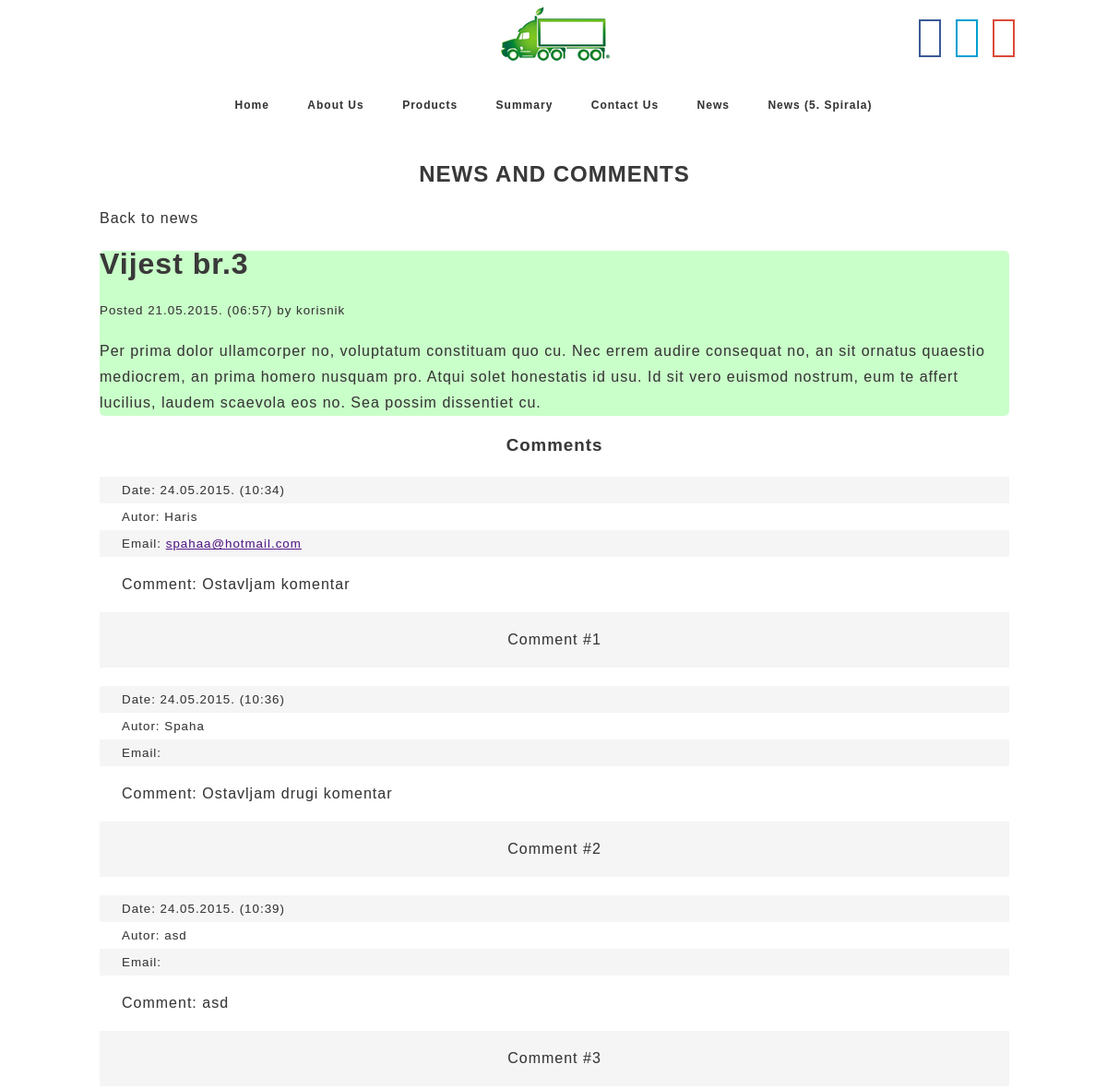
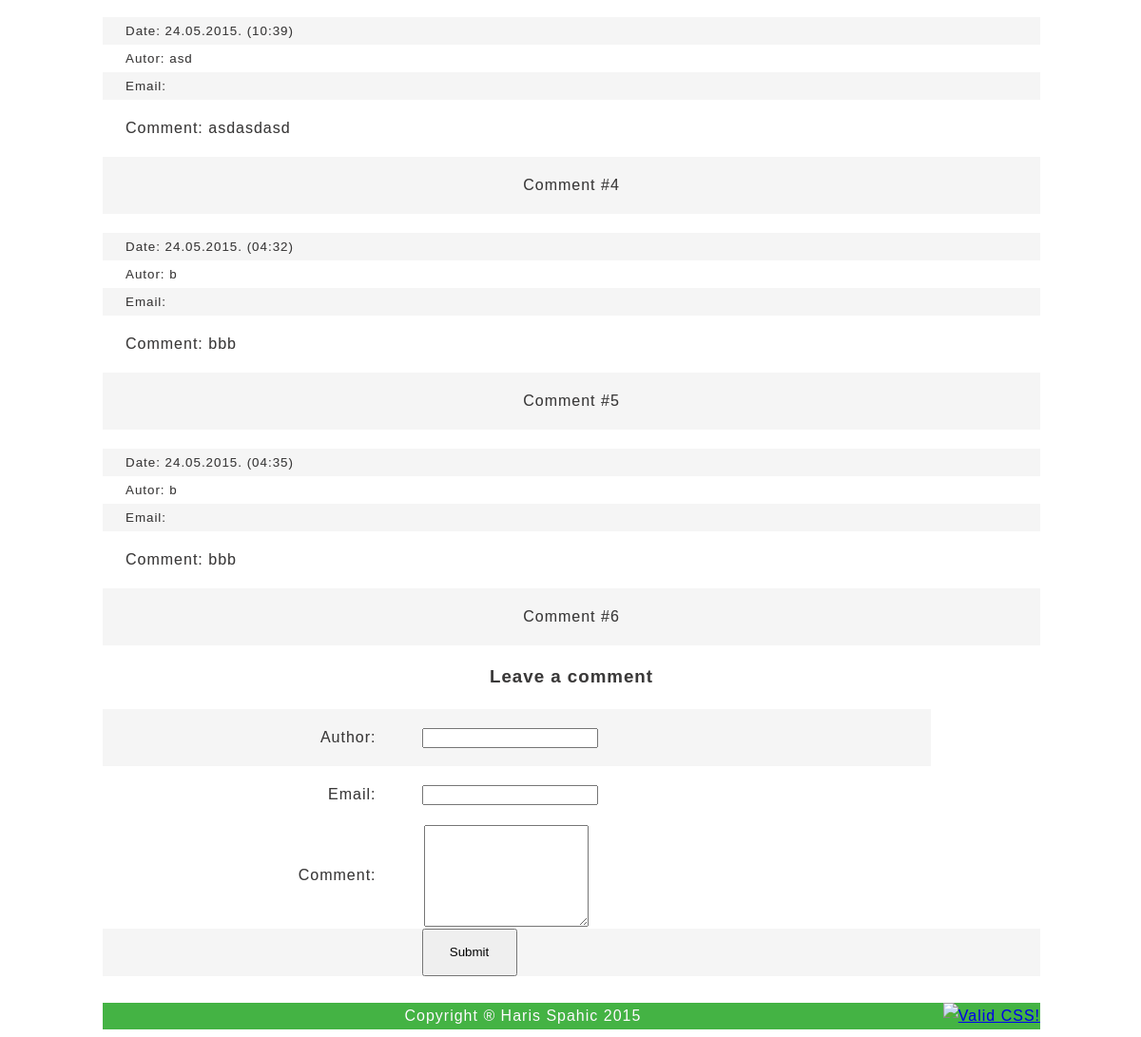
Screenshot of /pages/novost.php?id=3 with the database file from the repository (2 pictures, top to bottom).
### tables this page shows
CREATE TABLE IF NOT EXISTS `vijest` (
  `id` int(11) NOT NULL AUTO_INCREMENT,
  `naslov` varchar(100) NOT NULL,
  `tekst` text NOT NULL,
  `autor` varchar(20) NOT NULL,
  `vrijeme` timestamp NOT NULL,
  PRIMARY KEY (`id`)
);

CREATE TABLE IF NOT EXISTS `komentar` (
  `id` int(11) NOT NULL AUTO_INCREMENT,
  `vijest` int(11) NOT NULL,
  `tekst` text NOT NULL,
  `autor` varchar(20) NOT NULL,
  `email` varchar(50) NOT NULL,
  `vrijeme` timestamp NOT NULL,
  PRIMARY KEY (`id`),
  KEY `vijest` (`vijest`)
);

### pages/novost.php (the view, shortened to what this page needs)
<!DOCTYPE html>
<html>
<head>
<link rel="stylesheet" type="text/css" href="../css/stajl.css">
</head>
<body id='tijelo'>
<div class='container'>
  <div class='row1'><i class='icon-facebook'></i><i class='icon-twitter'></i><i class='icon-googleplus'></i></div>
</div>
<div class="navigator">
<div class="divlogo"><img class="logo" src="../images/logo.png" alt="/"></div>
<nav>
		<ul class="menulista">
			<li onclick='vratiNaStranicu("../index.php")'><a>Home</a></li>
			<li onclick='otvori("pages/about1.html")'><a>About Us</a></li>
			<li onmouseover="showMenu()" onmouseout="hideMenu()" onclick='otvori("pages/products1.html")'><a>Products</a>
			</li>
			<li onclick='otvori("pages/summary1.html")'><a>Summary</a></li>
			<li onclick='otvori("pages/contact1.php")'><a >Contact Us</a></li>
			<li onclick='otvori("pages/news.php")'><a>News</a></li>
			<li onclick='vratiNaStranicu("../pages/news2.php")'><a>News (5. Spirala)</a></li>
		</ul>
	</nav>
</div>
<div id="sadrzaj" class="sadrzaj">
 <h2 class='komentar_zaglavlje'>NEWS AND COMMENTS</h2>
	<div class='div_klik' onclick="vratiNaStranicu('news2.php');">Back to news</div>
    <?php
	$brojac=0;
		if(isset($_GET['id'])){
       $veza = new PDO("mysql:dbname=wt8;host=localhost;charset=utf8", "wt8user", "wt8pass");
       $veza->exec("set names utf8");
       $rezultat = $veza->query("select id, naslov, tekst, UNIX_TIMESTAMP(vrijeme) vrijeme2, autor from vijest where id=".$_GET['id']);
       foreach ($rezultat as $vijest) {
	   print "<div class='jedna_novost'>";
          print "<h1>".$vijest['naslov']."</h1>".
      "<small>Posted ".date("d.m.Y. (h:i)", $vijest['vrijeme2'])." by ".$vijest['autor']."</small>".
      "<p>".$vijest['tekst']."</p>";
      $rezultatKomentari = $veza->query("select id, vijest, tekst, autor,email, UNIX_TIMESTAMP(vrijeme) vrijeme2 FROM komentar WHERE vijest= ".$vijest['id']);
	  print "</div>
	  <h3 class='komentar_zaglavlje'>Comments</h3>";
	  $brojac=0;
      foreach ($rezultatKomentari as $komentar) {
		  $brojac++;
          print  "<table class='tabela_komentari' id='".$brojac."'><tr><td><small>Date: ".date("d.m.Y. (h:i)", $komentar['vrijeme2'])."</small></td></tr>".
                 "<tr><td><small>Autor: ".$komentar['autor']."</small></td></tr>".
				 "<tr><td><small>Email: <a href=''>".$komentar['email']."</a></td></tr></small>".
                 "<tr><td><p>Comment: ".$komentar['tekst']."</p></td></tr>".
				 "<tr><td><p class='broj_komentara'>Comment #".$brojac."</p></td></tr>".
				 "</table>"
				 ;
   }
	}
	print "<h3 class='komentar_zaglavlje'>Leave a comment</h3>";
	print "<div class='ostavljanje_komentara'><table ><form action='#".$brojac."' method='post'>
  <tr><td><p class='pe'>Author: </p></td><td><input class='inp' type='text' name='autorr' id='autorr'></td></tr>
  <tr><td><p class='pe'>Email: </p></td><td><input type='text' name='emaill' id='emaill'></td></tr>
  <input type='hidden' name='id' id='id' >
  <tr><td><p class='pe'>Comment: </p></td><td><textarea name='komentarr' id='komentarr'>
  </textarea></td></tr>
  <tr><td></td><td><input id='button_submit' type='submit' name='dodajj'></td><td></td></tr>
</form></table></div>";
		}
    ?>
	<br>
	<footer class="footer">Copyright &reg; Haris Spahic 2015
		<p class="validator">
					<a href="http://jigsaw.w3.org/css-validator/check/referer">
						<img style="border:0;width:88px;height:31px"
							src="http://jigsaw.w3.org/css-validator/images/vcss-blue"
							alt="Valid CSS!" />
						</a>
					</p></footer>
	</div>
  </body>
</html>

### css/stajl.css (style rules this page uses)
*, *:after, *:before { -moz-box-sizing: border-box; -webkit-box-sizing: border-box; box-sizing: border-box; }
body { font-family: 'Source Sans Pro', sans-serif,'Lucida Grande', 'Helvetica Neue', Helvetica, Arial, sans-serif; font-size: 12pt; line-height: 1.75em; font-weight: 300; letter-spacing: 1px; text-align: left; color: #3a3939; text-shadow: 0 0 0.5px rgba(58,57,57,0.25); background-color: white; }
.navigator { text-align: center; }
.menulista { text-align: center; display: block; margin: 0; padding: 15px 4px 17px 0; list-style: none; overflow: hidden; clear: both; transition: 1s; }
.menulista li { text-align: center; font: bold 12px/18px sans-serif; display: inline-block; margin-right: -4px; position: relative; padding: 15px 20px; background: rgba(17, 101, 13, 0); cursor: pointer; }
.menulista a { text-align: center; color:rgba(11, 11, 11, 0.78); text-decoration: none; }
.menulista li { transition: 0.3s; }
.sadrzaj { top:20px; height: auto; display: block; overflow:inherit; margin-left: 100px; margin-right: 98px; }
.aboutus_div h1,p { top: 0px; text-align: left; }
.navigator { display: inline; width: 500px; overflow:hidden; clear: both; }
.footer { text-align: center; width: 100%; overflow: hidden; color: white; }
.validator { margin: 0; float: right; }
.lijevi,.footer,.menulista li:hover { background: rgba(28, 163, 28, 0.82); }
table { margin-top:20px; align-self: center; border-collapse: collapse; width: 100%; background: #fff; text-align:center; }
td, th { padding: 0.0em 1.5em; }
tbody tr:nth-child(2n-1) { background-color: #f5f5f5; transition: all .125s ease-in-out; }
.contakttabela input,textarea { float:left; height: 30px; width: 200px; margin: 2px; }
.container { background-color: transparent; padding-top: 20px; padding-bottom: 20px; position:absolute; right: 100px; overflow: hidden; }
.row1 { background: transparent; }
.row1 i { color: white; padding: 10px; position: relative; background: transparent; }
.row1 i:not(:first-child) { margin-left: 1em; }
.row1 i:nth-child(1) { color: #3b5998; border: 2px solid #3b5998; }
.row1 i:nth-child(2) { color: #00a0d1; border: 2px solid #00a0d1; }
.row1 i:nth-child(3) { color: #db4a39; border: 2px solid #db4a39; }
.jedna_novost { border-radius: 5px; background-color: rgba(127, 255, 127, 0.42); text-align: left; }
.jedna_novost p { text-align: left; }
.pe { text-align: right; }
.ostavljanje_komentara input { float: left; height: auto; }
.ostavljanje_komentara textarea { float: left; width: 13em; height: 8em; }
#button_submit { width: 100px; height: 50px; }
.tabela_komentari { text-align: left; }
.komentar_zaglavlje { text-align: center; }
.broj_komentara { text-align: center; }

### rows the page displays
vijest: naslov "Vijest br.3", vrijeme2 "21.05.2015. (06:57)", autor "korisnik", tekst "Per prima dolor ullamcorper no, voluptatum constituam quo cu. Nec errem audire consequat no, an sit ornatus quaestio mediocrem, an prima homero nusquam pro. Atqui solet honestatis id usu. Id sit vero euismod nostrum, eum te affert lucilius, laudem scaevola eos no. Sea possim dissentiet cu."
komentar: vrijeme2 "24.05.2015. (10:34)", autor "Haris", email "spahaa@hotmail.com", tekst "Ostavljam komentar"
komentar: vrijeme2 "24.05.2015. (10:36)", autor "Spaha", tekst "Ostavljam drugi komentar"
komentar: vrijeme2 "24.05.2015. (10:39)", autor "asd", tekst "asd"
komentar: vrijeme2 "24.05.2015. (10:39)", autor "asd", tekst "asdasdasd"
komentar: vrijeme2 "24.05.2015. (04:32)", autor "b", tekst "bbb"
komentar: vrijeme2 "24.05.2015. (04:35)", autor "b", tekst "bbb"
